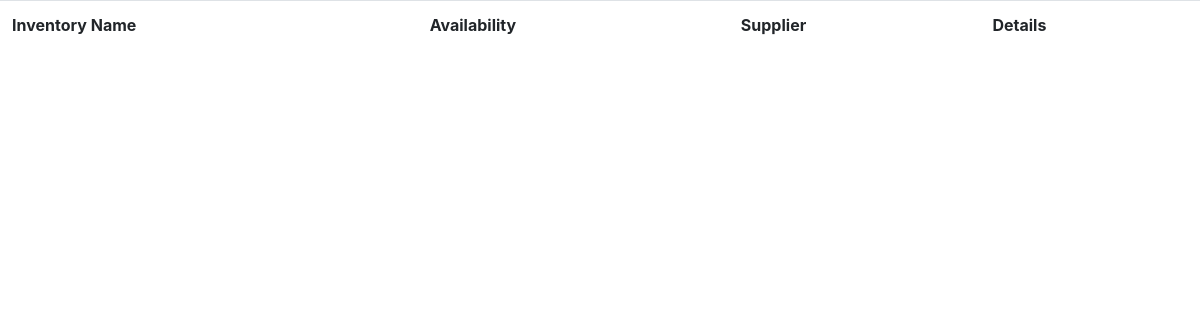
The app's page /inventory/, older data.
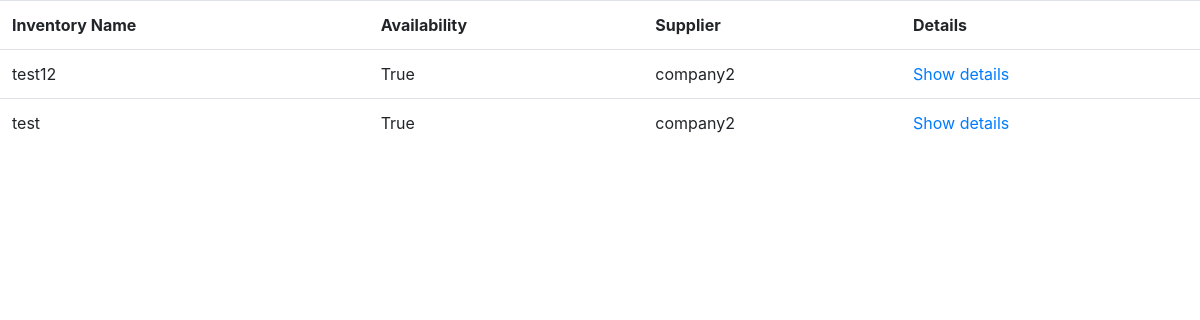
The same page, newer data.
### api/models.py (models this page shows)
class BaseModel(models.Model):
    created = models.DateTimeField(auto_now_add=True, blank=True)
    updated = models.DateTimeField(auto_now=True, blank=True)
    def __str__(self):
        if hasattr(self, 'name'):
            return self.name
        else:
            return self.created

class Inventory(BaseModel):
    name = models.CharField(max_length=32, db_index=True)
    description = models.CharField(max_length=256)
    note = models.CharField(max_length=100, null=True, blank=True)
    stock = models.IntegerField(default=0)
    availability = models.BooleanField(default=False)
    supplied_by = models.ForeignKey(Supplier, on_delete=models.PROTECT, related_name='supplier')
    class Meta:
        db_table = 'inventory'
        ordering = ['-created']

class Supplier(BaseModel):
    name = models.CharField(max_length=64, db_index=True)
    class Meta:
        db_table = 'supplier'
        ordering = ['-created']

### inventory_webapp/views.py (the view)
# urls.py: path('inventory/', views.InventoryView.as_view(), name='inventory-list')
class InventoryView(ListView):
    model = Inventory
    template_name = 'inventory_list.html'

### inventory_webapp/templates/inventory_list.html
{% extends 'index.html' %}
{% block content %}
<table class="table">
  <tr>
    <th scope="col" >Inventory Name</th>
    <th scope="col" >Availability</th>
    <th scope="col">Supplier</th>
    <th scope="col">Details</th>
  </tr>
  {% for obj in object_list %}
  <tr>
    <td scope="row" >{{ obj.name}}</td>
    <td>{{ obj.availability}}</td>
    <td>{{ obj.supplied_by }}</td>
    <td><a href="{% url 'inventory-detail' obj.pk%}"> Show details</a></td>
  </tr>
  {% endfor %}
</table>
{% endblock %}

### inventory_webapp/templates/index.html (shortened to what this page needs)
<!doctype html>
<html lang="en">
  <head>
    <link rel="stylesheet" href="https://stackpath.bootstrapcdn.com/bootstrap/4.1.3/css/bootstrap.min.css">
  </head>
  <body>
    {% block content %}{% endblock %}
  </body>
</html>

Row changes from the older to the newer data that the page shows:
added Inventory: name "test12", availability "True", supplied_by "company2"
added Inventory: name "test", availability "True", supplied_by "company2"
